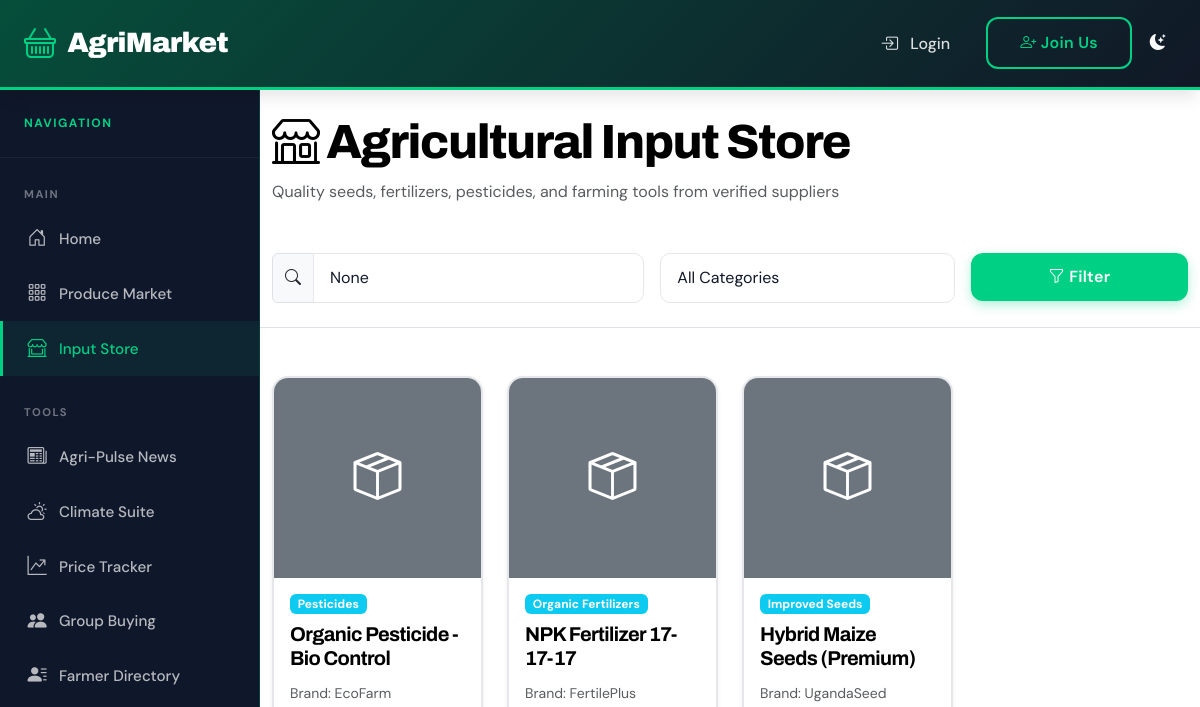
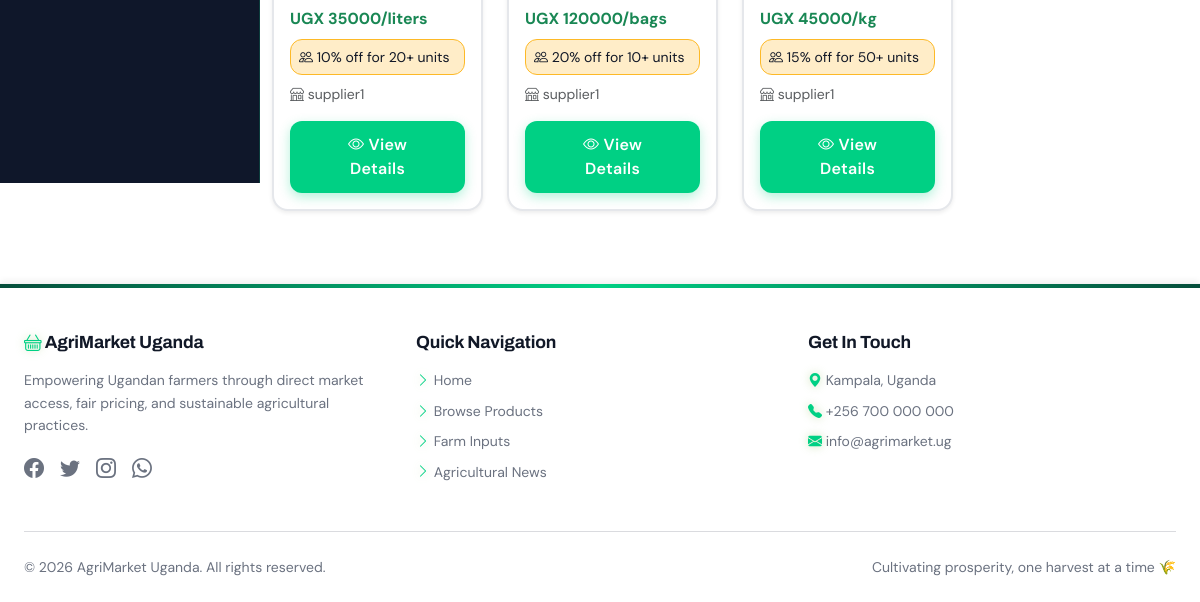
The page /inputs/ on the database as committed earlier (2 pictures, top to bottom).
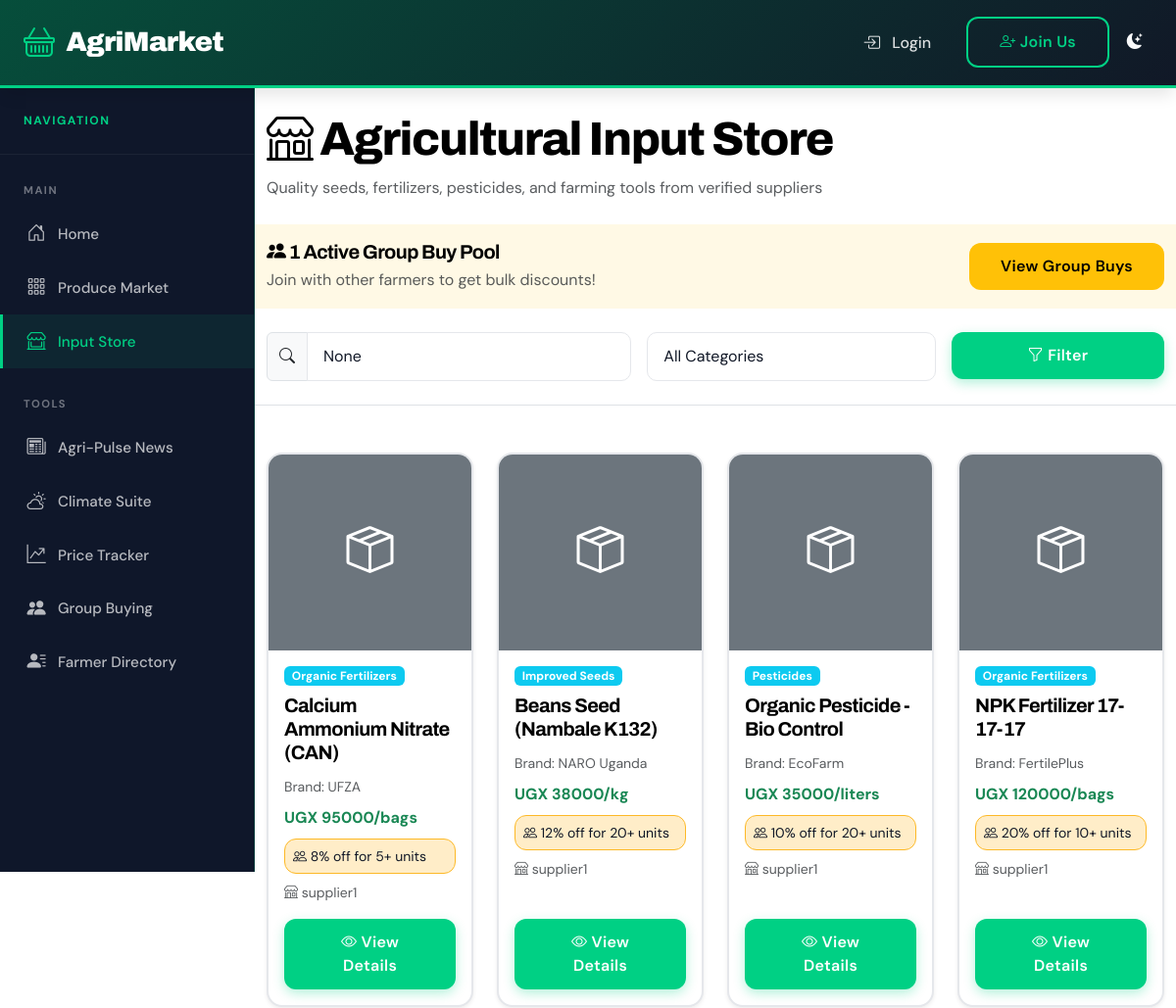
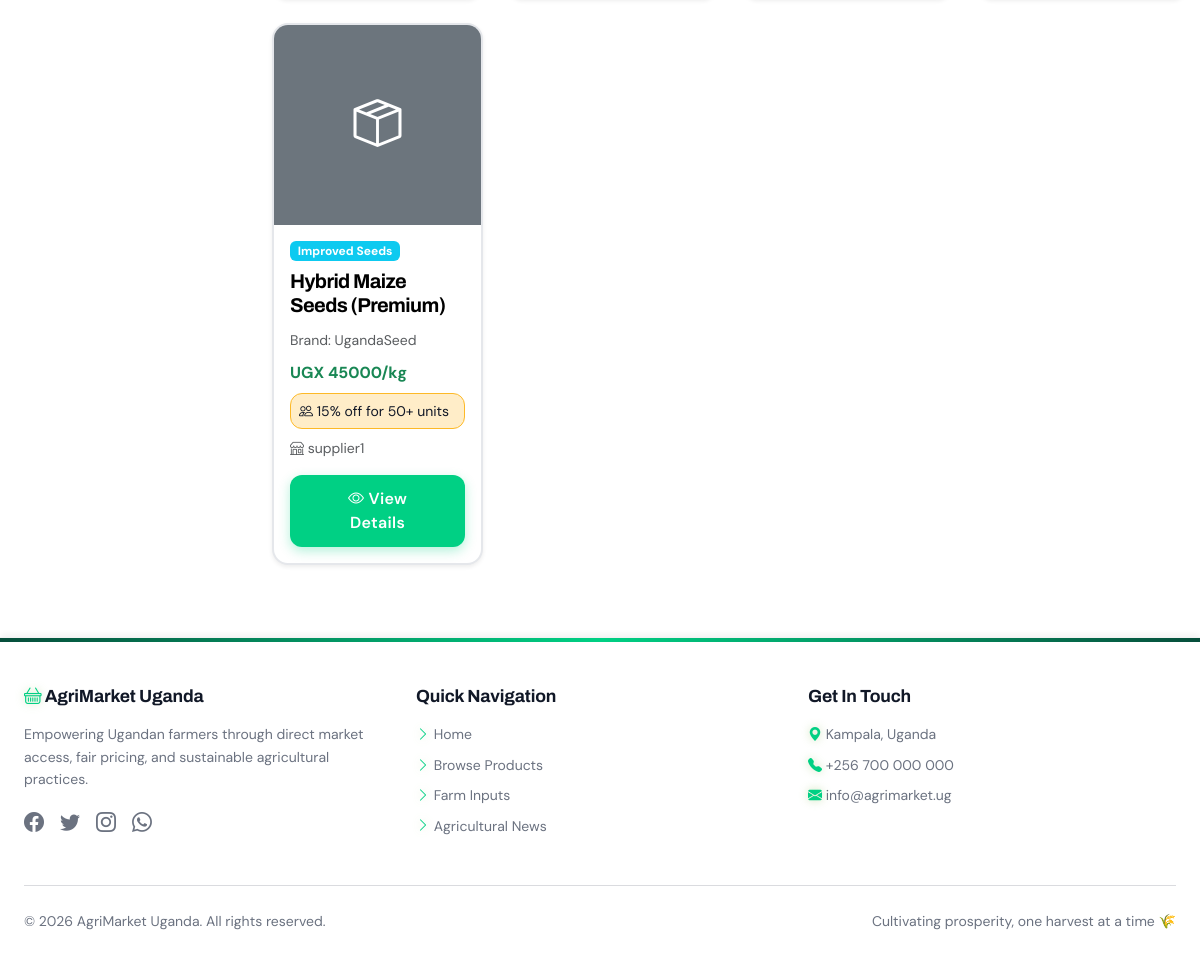
The same page on the database as committed later (2 pictures, top to bottom).
### inputs/models.py (models this page shows, shortened)
class AgriculturalInput(models.Model):
    supplier = models.ForeignKey(
        User,
        on_delete=models.CASCADE,
        limit_choices_to={'user_type': 'input_supplier'},
        related_name='inputs'
    )
    category = models.ForeignKey(InputCategory, on_delete=models.CASCADE)
    name = models.CharField(max_length=200)
    description = models.TextField()
    brand = models.CharField(max_length=100, blank=True)
    price = models.DecimalField(max_digits=10, decimal_places=2)
    quantity_available = models.IntegerField()
    unit = models.CharField(max_length=50, help_text="e.g., kg, liters, pieces")
    manufacturer = models.CharField(max_length=200, blank=True)
    usage_instructions = models.TextField(blank=True)
    safety_warnings = models.TextField(blank=True)
    image = models.ImageField(upload_to='inputs/')
    image2 = models.ImageField(upload_to='inputs/', blank=True, null=True)
    min_group_order = models.IntegerField(
        default=1,
        help_text="Minimum quantity for group purchase discount"
    )
    group_discount_percentage = models.IntegerField(
        default=0,
        help_text="Discount % for group orders"
    )
    status = models.CharField(
        max_length=20,
        choices=[('available', 'Available'), ('out_of_stock', 'Out of Stock')],
        default='available'
    )
    created_at = models.DateTimeField(auto_now_add=True)
    updated_at = models.DateTimeField(auto_now=True)
    class Meta:
        verbose_name = "Agricultural Input"
        verbose_name_plural = "Agricultural Inputs"
        ordering = ['-created_at']

class InputCategory(models.Model):
    CATEGORY_TYPES = (
        ('seeds', 'Seeds'),
        ('fertilizers', 'Fertilizers'),
        ('pesticides', 'Pesticides'),
        ('herbicides', 'Herbicides'),
        ('tools', 'Tools & Equipment'),
        ('irrigation', 'Irrigation Equipment'),
    )
    name = models.CharField(max_length=100)
    category_type = models.CharField(max_length=20, choices=CATEGORY_TYPES)
    description = models.TextField(blank=True)
    image = models.ImageField(upload_to='input_categories/', blank=True, null=True)
    class Meta:
        verbose_name = "Input Category"
        verbose_name_plural = "Input Categories"

### accounts/models.py (models this page shows, shortened)
class User(AbstractUser):
    USER_TYPES = (
        ('farmer', 'Farmer'),
        ('consumer', 'Consumer'),
        ('business', 'Business'),
        ('input_supplier', 'Input Supplier'),
        ('transporter', 'Transporter'),
    )
    user_type = models.CharField(max_length=20, choices=USER_TYPES)
    phone = models.CharField(max_length=15, blank=True)
    whatsapp_number = models.CharField(max_length=15, blank=True)
    location = models.CharField(max_length=100)
    address = models.TextField(blank=True)
    profile_picture = models.ImageField(upload_to='profiles/', blank=True, null=True)
    is_verified = models.BooleanField(default=False)
    created_at = models.DateTimeField(auto_now_add=True)
    district = models.CharField(
        max_length=100,
        choices=UGANDA_DISTRICT_CHOICES,
        blank=True
    )
    specialization = models.CharField(
        max_length=100,
        choices=SPECIALIZATION_CHOICES,
        blank=True
    )
    first_login = models.BooleanField(default=True)

### inputs/views.py (the view)
# urls.py: path('', views.input_store, name='input_store'),
def input_store(request):
    inputs = AgriculturalInput.objects.filter(status='available').select_related('category', 'supplier')
    category_id = request.GET.get('category')
    search_query = request.GET.get('search')
    if category_id:
        inputs = inputs.filter(category_id=category_id)
    if search_query:
        inputs = inputs.filter(
            Q(name__icontains=search_query) |
            Q(description__icontains=search_query) |
            Q(brand__icontains=search_query)
        )
    categories = InputCategory.objects.all()
    active_pools = GroupBuyPool.objects.filter(
        status='open',
        deadline__gte=timezone.now()
    ).select_related('input_item', 'organizer')[:4]
    context = {
        'inputs': inputs,
        'categories': categories,
        'active_pools': active_pools,
        'selected_category': category_id,
        'search_query': search_query,
    }
    return render(request, 'inputs/input_store.html', context)

### templates/inputs/input_store.html (shortened to what the changed rows need)
{% extends 'base.html' %}
{% block content %}
<section class="bg-light py-4">
    <div class="container">
        <h2 class="mb-2">
            <i class="bi bi-shop"></i> Agricultural Input Store
        </h2>
    </div>
</section>
{% if active_pools %}
<section class="py-3 bg-warning bg-opacity-10">
    <div class="container">
        <div class="d-flex justify-content-between align-items-center">
            <div>
                <h5 class="mb-1">
                    <i class="bi bi-people-fill"></i> {{ active_pools.count }} Active Group Buy Pool{{ active_pools.count|pluralize }}
                </h5>
                <p class="text-muted mb-0">Join with other farmers to get bulk discounts!</p>
            </div>
            <a href="{% url 'inputs:group_buy_list' %}" class="btn btn-warning">
                View Group Buys
            </a>
        </div>
    </div>
</section>
{% endif %}
<section class="py-5">
    <div class="container">
        {% if inputs %}
        <div class="row">
            {% for input in inputs %}
            <div class="col-md-6 col-lg-3 mb-4">
                <div class="card h-100 shadow-sm">
                    <a href="{% url 'inputs:input_detail' input.pk %}">
                        {% if input.image %}
                            <img src="{{ input.image.url }}" class="card-img-top" alt="{{ input.name }}" style="height: 200px; object-fit: cover;">
                        {% else %}
                            <div class="card-img-top bg-secondary d-flex align-items-center justify-content-center" style="height: 200px;">
                                <i class="bi bi-box-seam text-white" style="font-size: 3rem;"></i>
                            </div>
                        {% endif %}
                    </a>
                    <div class="card-body d-flex flex-column">
                        <span class="badge bg-info mb-2 align-self-start">
                            {{ input.category.name }}
                        </span>
                        <h6 class="card-title">{{ input.name }}</h6>
                        {% if input.brand %}
                            <p class="text-muted small mb-2">Brand: {{ input.brand }}</p>
                        {% endif %}
                        <p class="text-success fw-bold mb-2">
                            UGX {{ input.price|floatformat:0 }}/{{ input.unit }}
                        </p>
                        {% if input.group_discount_percentage > 0 %}
                            <div class="alert alert-warning py-1 px-2 mb-2">
                                <small>
                                    <i class="bi bi-people"></i>
                                    {{ input.group_discount_percentage }}% off for {{ input.min_group_order }}+ units
                                </small>
                            </div>
                        {% endif %}
                        <small class="text-muted mb-3">
                            <i class="bi bi-shop"></i> {{ input.supplier.username }}
                        </small>
                        <div class="mt-auto d-grid">
                            <a href="{% url 'inputs:input_detail' input.pk %}" class="btn btn-primary btn-sm">
                                <i class="bi bi-eye"></i> View Details
                            </a>
                        </div>
                    </div>
                </div>
            </div>
            {% endfor %}
        </div>
        {% else %}
        <div class="text-center py-5">
            <i class="bi bi-inbox" style="font-size: 4rem; color: #ccc;"></i>
            <h4 class="mt-3">No Inputs Found</h4>
            <p class="text-muted">Try adjusting your search or filters</p>
        </div>
        {% endif %}
    </div>
</section>
{% endblock %}

Rows that differ between the two databases and show on the page:
added AgriculturalInput: category.name "Organic Fertilizers", name "Calcium Ammonium Nitrate (CAN)", brand "UFZA", price "95000", unit "bags", group_discount_percentage "8", min_group_order "5", supplier.username "supplier1"
added AgriculturalInput: category.name "Improved Seeds", name "Beans Seed (Nambale K132)", brand "NARO Uganda", price "38000", unit "kg", group_discount_percentage "12", min_group_order "20", supplier.username "supplier1"
Other text that changed with them:
{{ active_pools.count }}: (not shown) → "1"
text now shown: "Active Group Buy Pool Join with other farmers to get bulk discounts! View Group Buys"
